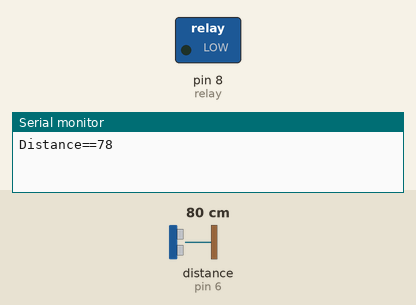
This sketch was run on a simulated Arduino Uno, built with avr-gcc and run on an emulated ATmega328P. On the bench: switched loads named in the sketch (green lamp = pin HIGH), the last lines printed to the serial monitor. Wiring (inferred from the names in the program): ultrasonic range finder: trigger pin 7; echo pin 6. The test bench sets the inputs (shaded band); at power-on: distance to the obstacle (sensor on pin 6) 80 cm. The echo pulse lasts 58.3 µs per cm; pins used as bus, display or sensor lines are not drawn.

Above: at 0.1 s.
At 1.1 s:
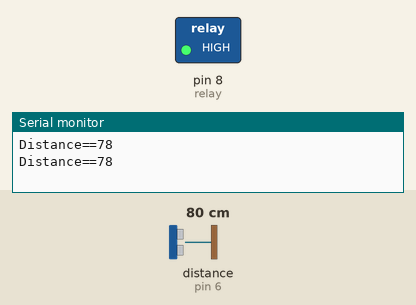
Timing chart, 0 to 2.6 s (numbered marks = the images above):
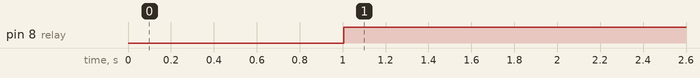

The sketch:

Code_IoT.ino
```cpp
int time_US;
int distance_US;
int trigger=7;
int echo=6;
//int buzzer=10;
int relay=8;
void setup() {
  Serial.begin(9600);
  pinMode(echo,INPUT);
  pinMode(trigger,OUTPUT);
  //pinMode(buzzer,OUTPUT);
  pinMode(relay,OUTPUT);
}
void loop() {

  digitalWrite (trigger,0);
  delayMicroseconds(3) ;
  digitalWrite(trigger,1);
  delayMicroseconds(10);
  digitalWrite(trigger,0);
  time_US=pulseIn(echo,1);
  distance_US=time_US*.034/2;
  Serial.print("Distance==");
  Serial.print(distance_US);
  Serial.println();
  delay(1000);
  if (distance_US<3 )
  {
    //tone(buzzer,500);
    //delay (2000);
    //noTone (buzzer);
    digitalWrite(relay,LOW);
  }
  else if(distance_US>9){
    //tone(buzzer,1000);
    //delay(2000);
    //noTone(buzzer);
    digitalWrite(relay,HIGH);
  }
}
```

Measured:
- by itself, pin 8 (relay): LOW → HIGH at 1.0 s
